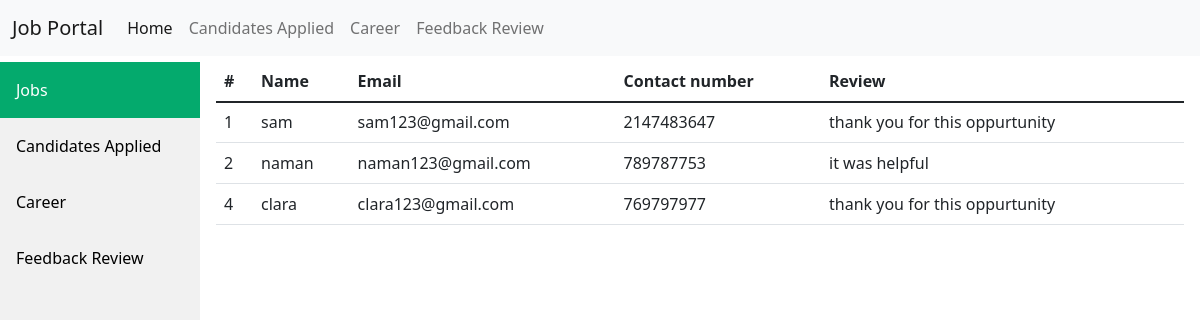
Page /admin_feedback.php on the committed database.
### tables this page shows
CREATE TABLE `feedback` (
  `id` int(11) NOT NULL,
  `name` varchar(30) NOT NULL,
  `email` varchar(30) NOT NULL,
  `number` int(30) NOT NULL,
  `review` varchar(200) NOT NULL
);

### admin_feedback.php (the view, shortened to what this page needs)
<?php include 'header.php'?>
<div class="content">
<table class="table">
  <thead>
    <tr>
      <th scope="col">#</th>
      <th scope="col">Name</th>
      <th scope="col">Email</th>
      <th scope="col">Contact number</th>
      <th scope="col">Review</th>
    </tr>
  </thead>
    <tr>
    <?php
$conn = mysqli_connect("localhost", "root", "", "jobs");
$sql = "SELECT id,name,email,number,review  FROM feedback";
$result = $conn->query($sql);
if ($result->num_rows > 0) {
while($row = $result->fetch_assoc()) {
echo "<tr><td >" . $row["id"]. "</td> <td >" . $row["name"]. "</td><td>" . $row["email"] . "</td><td>". $row["number"]. "</td><td >" . $row["review"]. "</td><td>";
}
echo "</table>";
} else { echo "0 results"; }
?>
</div>

### header.php (shortened to what this page needs)
<!DOCTYPE html>
<html lang="en">
<head>
    <link href="https://cdn.jsdelivr.net/npm/bootstrap@5.1.3/dist/css/bootstrap.min.css" rel="stylesheet">
    <link href="https://maxcdn.bootstrapcdn.com/font-awesome/4.7.0/css/font-awesome.min.css" rel="stylesheet">
</head>
<body>
  <div>
  <nav class="navbar navbar-expand-lg navbar-light bg-light navbar-fixed">
  <div class="container-fluid">
    <a class="navbar-brand" href="index.php">Job Portal</a>
    <div class="collapse navbar-collapse" id="navbarNav">
      <ul class="navbar-nav">
        <li class="nav-item">
          <a class="nav-link active" aria-current="page" href="index.php">Home</a>
        </li>
        <li class="nav-item">
          <a class="nav-link" href="jobs.php">Candidates Applied</a>
        </li>
        <li class="nav-item">
          <a class="nav-link" href="career.php">Career</a>
        </li>
        <li class="nav-item">
          <a class="nav-link" href="admin_feedback.php">Feedback Review</a>
        </li>
      </ul>
    </div>
  </div>
</nav>
<div class="sidebar">
  <a class="active" href="index.php">Jobs</a>
  <a href="jobs.php">Candidates Applied</a>
  <a href="career.php">Career</a>
  <a href="admin_feedback.php">Feedback Review</a>
</div>
</body>
</html>

### header.php (style rules this page uses)
.sidebar { margin: 0; margin-top:2px; padding: 0; width: 200px; background-color: #f1f1f1; position: fixed; height: 100%; overflow: auto; }
.sidebar a { display: block; color: black; padding: 16px; text-decoration: none; }
.sidebar a.active { background-color: #04AA6D; color: white; }
div.content { margin-top:60px; margin-left: 200px; padding: 1px 16px; height: 1000px; }
.navbar { overflow:hidden background-color: #333; position:fixed; top:0; width:100%; }

### rows in the picture
feedback: id "1", name "sam", email "sam123@gmail.com", number "2147483647", review "thank you for this oppurtunity"
feedback: id "2", name "naman", email "naman123@gmail.com", number "789787753", review "it was helpful"
feedback: id "4", name "clara", email "clara123@gmail.com", number "769797977", review "thank you for this oppurtunity"
